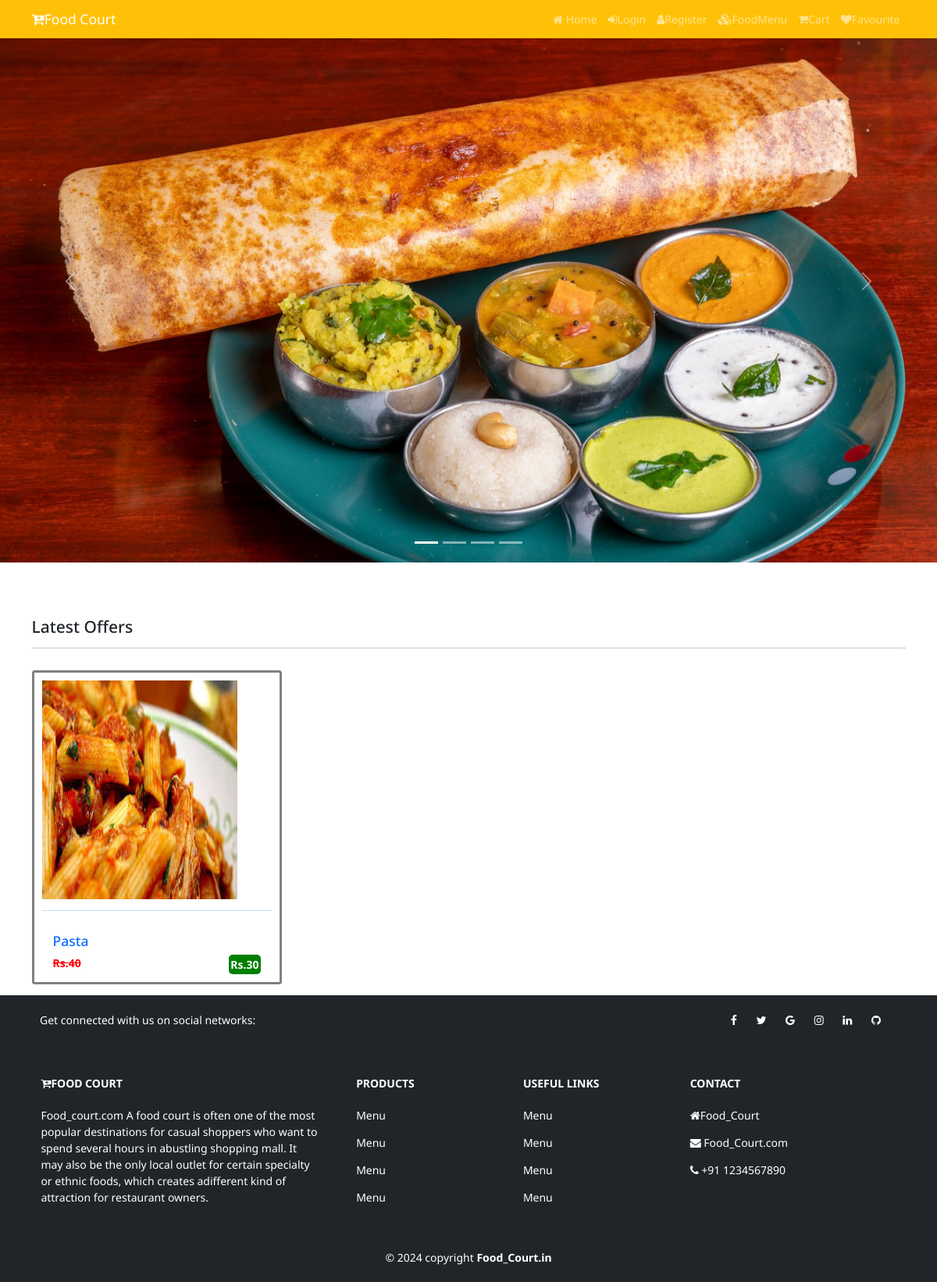
The page / on the database its author committed.
### shop/models.py (models this page shows, shortened)
class Product(models.Model):
    category=models.ForeignKey(Catagory,on_delete=models.CASCADE)
    name = models.CharField(max_length=150, null=False, blank=False)
    vendor = models.CharField(max_length=150, null=False, blank=False)
    product_image = models.ImageField(upload_to=getFileName, null=True, blank=True)
    quantity = models.IntegerField(null=False,blank=False)
    original_price = models.FloatField(null=False, blank=False)
    selling_price = models.FloatField(null=False, blank=False)
    description = models.TextField(max_length=500, null=False, blank=False)
    status = models.BooleanField(default=False, help_text="0-show,1-Hidden")
    trending = models.BooleanField(default=False, help_text="0-default,1-Trending")
    created_at = models.DateTimeField(auto_now_add=True)

### shop/views.py (the view)
# urls.py: 2. Add a URL to urlpatterns:  path('', views.home, name='home')
def home(request):
    products=Product.objects.filter(trending=1)
    return render(request,"index.html",{"products":products})

### shop/templates/index.html (shortened to what this page needs)
{% extends 'main.html' %}
{% block content %}
{% include 'slider.html' %}
<div class="container" style="margin-top:70px">
    <div class="row">
        <div class="col-12">
            <h4 class="mb-3">Latest Offers</h4>
            <hr style="border-color:#b8bfc2;">
        </div>
                    {% for item in products %}
              <div class="col-md-4 col-lq-3">
                  <div class="card my-3" style="width:320px; padding:10px; border:3px solid gray; margin:0;">
                      <img src="{{ item.product_image.url }}" class="card-image-top" style="height:280px; width:250px;" alt="Categories">
                      <a href="{% url 'product_details' item.category.name item.name%}">
                          <hr>
                      <div class="card-body">
                          <h5 class="card-title text-primary">{{ item.name }}</h5>
                          <p class="card-text">
                              <span class="float-start old_price"><s>Rs.{{ item.original_price | stringformat:'d'}}</s></span>
                              <span class="float-end new_price">Rs.{{ item.selling_price | stringformat:'d'}}</span>
                          </p>
                      </div>
                      </a>
                  </div>
              </div>
            {% endfor %}
    </div>
</div>
{% endblock content %}

### shop/templates/main.html (style rules this page uses)
html { font-size: 14px; }
body { font-family: 'Noto sans', sans-serif; }
a { text-decoration: none; }
.old_price { font-weight: bold; color: red; }
.new_price { font-weight: bold; background-color: green; color: white; padding: 2px; border-radius: 5px; }

### rows shown on the page
Product: product_image (picture), name "Pasta", original_price "40", selling_price "30"
